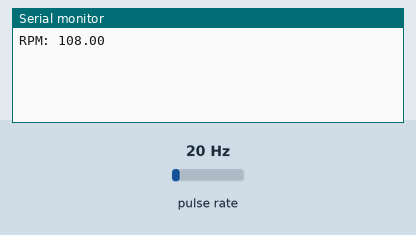
Simulated run of this sketch. Board: Arduino Uno, built with avr-gcc and run on an emulated ATmega328P. On the bench: the last lines printed to the serial monitor. Wiring (inferred from the names in the program): pulse sensor: data pin 2. The inputs (shaded band) are chosen by the test bench; at power-on: pulse rate 20 Hz.

Above: at 1.2 s.
1.3 s: pulse rate (sensor on pin 2) set to 4 Hz
At 2.6 s:
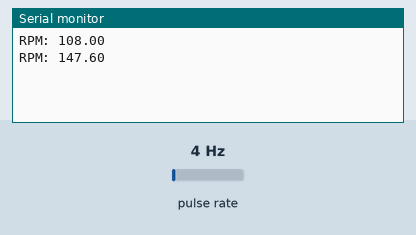
2.8 s: pulse rate (sensor on pin 2) set to 50 Hz
At 3.8 s:
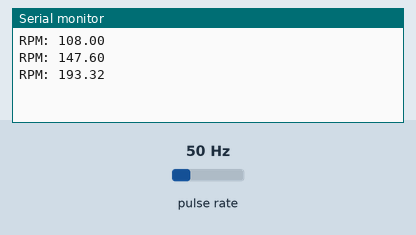
Timing chart, 0 to 5.8 s (numbered marks = the images above; inputs shaded):
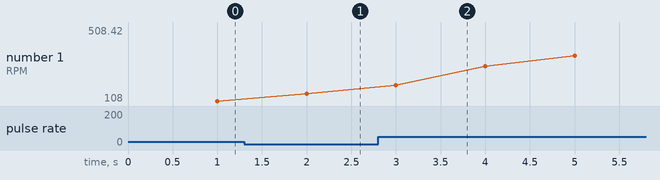

The sketch:

Deteccion_de_RPM_filtrado.ino
```cpp
const byte sensorPin = 2;

volatile unsigned int contadorPulsos = 0;
volatile unsigned long tiempoUltimoPulso = 0;
volatile unsigned long periodo = 0;

const unsigned long tiempoDebounce = 100; // ms
const unsigned long intervaloMedicion = 1000; // ms
const unsigned long tiempoSinPulsos = 2000; // ms (si pasa esto sin pulsos = detenido)

unsigned long tiempoAnterior = 0;

float rpm = 0;
float rpmFiltrado = 0;
const float alpha = 0.7;

void setup() {
  Serial.begin(9600);
  pinMode(sensorPin, INPUT);
  attachInterrupt(digitalPinToInterrupt(sensorPin), contarPulsoDebounce, RISING);
}

void loop() {
  unsigned long tiempoActual = millis();

  // ¿Pasó el tiempo de medición?
  if (tiempoActual - tiempoAnterior >= intervaloMedicion) {
    float rpmNueva = 0;

    if (contadorPulsos >= 2) {
      rpmNueva = (contadorPulsos * 60.0) / (intervaloMedicion / 1000.0);
    }
    else if (periodo > 0 && (tiempoActual - tiempoUltimoPulso < tiempoSinPulsos)) {
      rpmNueva = (1.0 / (periodo / 1000.0)) * 60.0;
    }
    else {
      // Si no hubo pulsos por más de tiempoSinPulsos, motor detenido
      rpmNueva = 0;
    }

    // Suavizado
    rpmFiltrado = (alpha * rpmFiltrado) + ((1 - alpha) * rpmNueva);

    Serial.print("RPM: ");
    Serial.println(rpmFiltrado, 2);

    contadorPulsos = 0;
    tiempoAnterior = tiempoActual;
  }
}

void contarPulsoDebounce() {
  unsigned long tiempoActual = millis();
  if (tiempoActual - tiempoUltimoPulso > tiempoDebounce) {
    periodo = tiempoActual - tiempoUltimoPulso;
    tiempoUltimoPulso = tiempoActual;
    contadorPulsos++;
  }
}
```

Measured:
- after the input at 1.3 s, the serial monitor: prints a new line after 0.70 s (image 1)
- after the input at 2.8 s, the serial monitor: prints a new line after 0.20 s (image 2)
- plotted number 1: 108 → 147.6 after the input at 1.3 s, 147.6 → 508.42 after the input at 2.8 s
